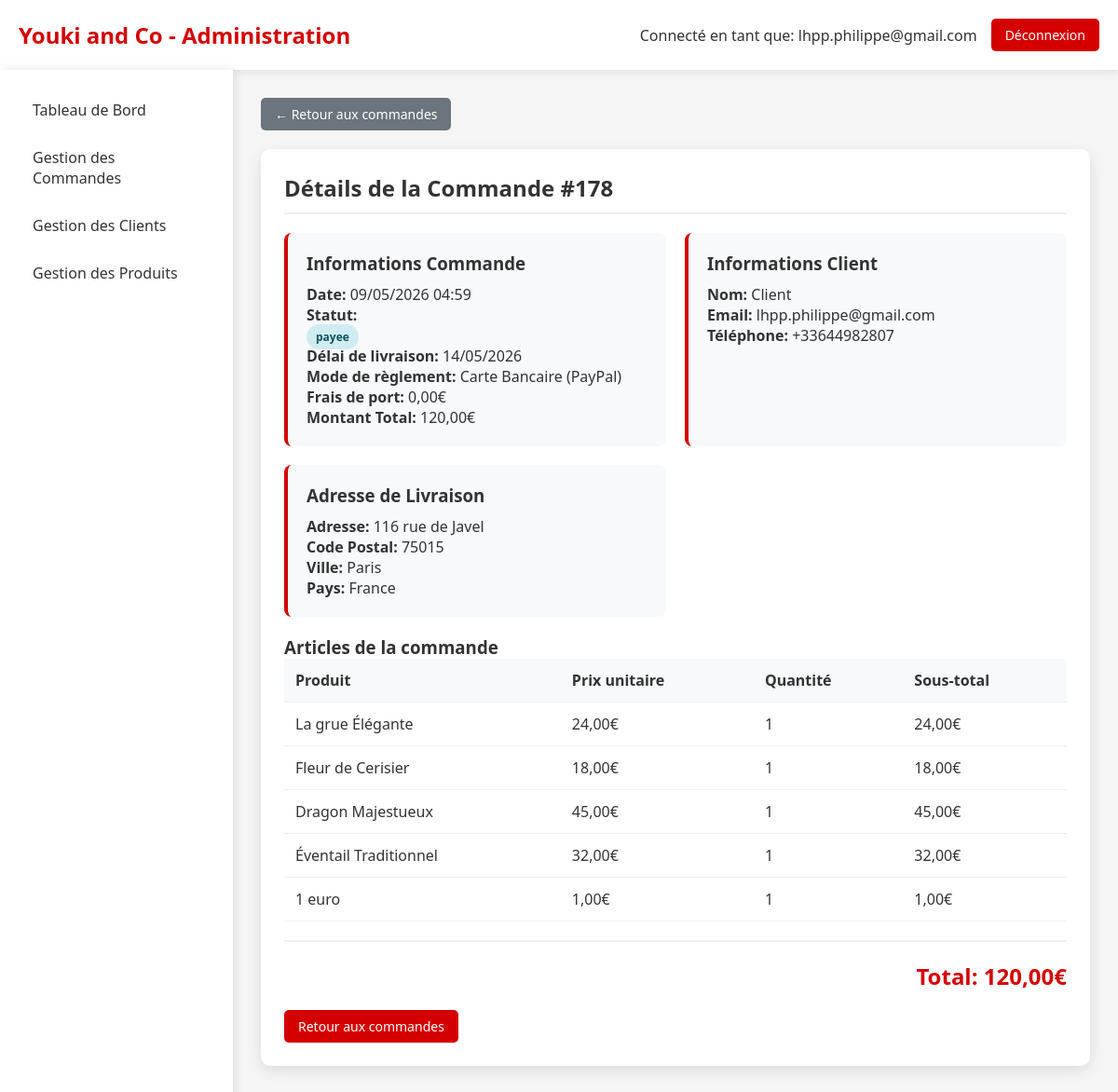
Page /admin_commande_detail.php?id=178 (signed in) on the committed database.
### tables this page shows
CREATE TABLE `Commande` (
  `idCommande` bigint NOT NULL,
  `idClient` bigint NOT NULL,
  `idAdresseLivraison` bigint NOT NULL,
  `idAdresseFacturation` bigint DEFAULT NULL,
  `dateCommande` datetime NOT NULL,
  `modeReglement` varchar(200) NOT NULL DEFAULT 'CB',
  `delaiLivraison` date NOT NULL,
  `fraisDePort` double NOT NULL,
  `montantTotal` double NOT NULL,
  `statut` varchar(20) NOT NULL DEFAULT 'en_attente',
  `statut_paiement` enum('en_attente','payee','echec','annulee','rembourse') DEFAULT 'en_attente',
  `idPaiement` int DEFAULT NULL
);

CREATE TABLE `Client` (
  `idClient` bigint NOT NULL,
  `email` varchar(50) NOT NULL,
  `motDePasse` varchar(1000) DEFAULT NULL,
  `nom` varchar(50) NOT NULL,
  `prenom` varchar(50) NOT NULL,
  `telephone` varchar(20) DEFAULT NULL,
  `email_confirme` tinyint(1) DEFAULT '0',
  `token_confirmation` varchar(64) DEFAULT NULL,
  `token_expires` datetime DEFAULT NULL,
  `type` enum('temporaire','permanent') DEFAULT 'temporaire',
  `date_creation` datetime DEFAULT CURRENT_TIMESTAMP,
  `session_id` varchar(128) DEFAULT NULL
);

CREATE TABLE `Adresse` (
  `idAdresse` bigint NOT NULL,
  `idClient` bigint NOT NULL,
  `nom` varchar(50) NOT NULL,
  `prenom` varchar(50) NOT NULL,
  `adresse` varchar(50) NOT NULL,
  `codePostal` varchar(50) NOT NULL,
  `ville` varchar(50) NOT NULL,
  `pays` varchar(50) NOT NULL,
  `telephone` varchar(50) NOT NULL,
  `instructions` varchar(255) DEFAULT NULL,
  `societe` varchar(50) DEFAULT NULL,
  `type` varchar(20) DEFAULT 'livraison',
  `dateCreation` datetime DEFAULT CURRENT_TIMESTAMP
);

CREATE TABLE `LigneCommande` (
  `idLigneCommande` bigint NOT NULL,
  `idCommande` bigint NOT NULL,
  `idOrigami` bigint NOT NULL,
  `quantite` int NOT NULL,
  `prixUnitaire` double NOT NULL
);

CREATE TABLE `Origami` (
  `idOrigami` bigint NOT NULL,
  `nom` varchar(50) NOT NULL,
  `description` varchar(300) NOT NULL,
  `photo` varchar(300) NOT NULL,
  `prixHorsTaxe` double NOT NULL,
  `date_modification` datetime DEFAULT NULL,
  `niveau_difficulte` varchar(50) DEFAULT NULL,
  `visible` tinyint(1) DEFAULT '1'
);

### admin_commande_detail.php (the view, shortened to what this page needs)
<?php
require_once 'config.php';
$idCommande = $_GET['id'];
try {
    $pdo = new PDO("mysql:host=$host;dbname=$dbname;charset=utf8", $username, $password);
    $pdo->setAttribute(PDO::ATTR_ERRMODE, PDO::ERRMODE_EXCEPTION);
    $stmt = $pdo->prepare("
        SELECT
            c.*,
            cl.nom,
            cl.prenom,
            cl.email,
            a.adresse,
            a.codePostal,
            a.ville,
            a.pays,
            a.telephone
        FROM Commande c
        JOIN Client cl ON c.idClient = cl.idClient
        JOIN Adresse a ON c.idAdresseLivraison = a.idAdresse
        WHERE c.idCommande = ?
    ");
    $stmt->execute([$idCommande]);
    $commande = $stmt->fetch(PDO::FETCH_ASSOC);
    $stmt = $pdo->prepare("
        SELECT lc.*, o.nom as produit_nom, o.prixHorsTaxe as produit_prix
        FROM LigneCommande lc
        JOIN Origami o ON lc.idOrigami = o.idOrigami
        WHERE lc.idCommande = ?
    ");
    $stmt->execute([$idCommande]);
    $lignesCommande = $stmt->fetchAll(PDO::FETCH_ASSOC);
} catch (PDOException $e) {
    die("Erreur de connexion à la base de données: " . $e->getMessage());
}
?>
<!DOCTYPE html>
<html lang="fr">
<head>
</head>
<body>
    <div class="header">
        <div class="logo">
            <h1>Youki and Co - Administration</h1>
        </div>
        <div class="admin-info">
            <span>Connecté en tant que: <?= htmlspecialchars($_SESSION['admin_email']) ?></span>
            <a href="?logout=1" class="btn-logout">Déconnexion</a>
        </div>
    </div>
    <div class="container">
        <div class="sidebar">
            <a href="admin_dashboard.php" class="nav-item">Tableau de Bord</a>
            <a href="admin_commandes.php" class="nav-item">Gestion des Commandes</a>
            <a href="admin_clients.php" class="nav-item">Gestion des Clients</a>
            <a href="admin_produits.php" class="nav-item">Gestion des Produits</a>
        </div>
        <div class="main-content">
            <a href="admin_commandes.php" class="btn-back">← Retour aux commandes</a>
            <div class="section">
                <h2>Détails de la Commande #<?= $commande['idCommande'] ?></h2>
                <div class="info-grid">
                    <div class="info-card">
                        <h3>Informations Commande</h3>
                        <p><strong>Date:</strong> <?= date('d/m/Y H:i', strtotime($commande['dateCommande'])) ?></p>
                        <p><strong>Statut:</strong>
                            <span class="status-badge status-<?= $commande['statut'] ?>"
                                  onclick="changerStatut('<?= $commande['statut'] ?>')"
                                  title="Cliquez pour changer le statut">
                                <?= $commande['statut'] ?>
                            </span>
                        </p>
                        <p><strong>Délai de livraison:</strong> <?= date('d/m/Y', strtotime($commande['delaiLivraison'])) ?></p>
                        <p><strong>Mode de règlement:</strong> <?= htmlspecialchars($commande['modeReglement']) ?></p>
                        <p><strong>Frais de port:</strong> <?= number_format($commande['fraisDePort'], 2, ',', ' ') ?>€</p>
                        <p><strong>Montant Total:</strong> <?= number_format($commande['montantTotal'], 2, ',', ' ') ?>€</p>
                    </div>
                    <div class="info-card">
                        <h3>Informations Client</h3>
                        <p><strong>Nom:</strong> <?= htmlspecialchars($commande['prenom'] . ' ' . $commande['nom']) ?></p>
                        <p><strong>Email:</strong> <?= htmlspecialchars($commande['email']) ?></p>
                        <p><strong>Téléphone:</strong> <?= htmlspecialchars($commande['telephone']) ?></p>
                    </div>
                    <div class="info-card">
                        <h3>Adresse de Livraison</h3>
                        <p><strong>Adresse:</strong> <?= htmlspecialchars($commande['adresse']) ?></p>
                        <p><strong>Code Postal:</strong> <?= htmlspecialchars($commande['codePostal']) ?></p>
                        <p><strong>Ville:</strong> <?= htmlspecialchars($commande['ville']) ?></p>
                        <p><strong>Pays:</strong> <?= htmlspecialchars($commande['pays']) ?></p>
                    </div>
                </div>
                <h3>Articles de la commande</h3>
                <table>
                    <thead>
                        <tr>
                            <th>Produit</th>
                            <th>Prix unitaire</th>
                            <th>Quantité</th>
                            <th>Sous-total</th>
                        </tr>
                    </thead>
                    <tbody>
                        <?php foreach ($lignesCommande as $ligne): ?>
                        <tr>
                            <td><?= htmlspecialchars($ligne['produit_nom']) ?></td>
                            <td><?= number_format($ligne['prixUnitaire'], 2, ',', ' ') ?>€</td>
                            <td><?= $ligne['quantite'] ?></td>
                            <td><?= number_format($ligne['prixUnitaire'] * $ligne['quantite'], 2, ',', ' ') ?>€</td>
                        </tr>
                        <?php endforeach; ?>
                    </tbody>
                </table>
                <div class="montant-total">
                    Total: <?= number_format($commande['montantTotal'], 2, ',', ' ') ?>€
                </div>
                <div style="margin-top: 20px;">
                    <a href="admin_commandes.php" class="btn-action">Retour aux commandes</a>
                </div>
            </div>
        </div>
    </div>
</body>
</html>

### admin_commande_detail.php (style rules this page uses)
* { margin: 0; padding: 0; box-sizing: border-box; }
body { font-family: 'Segoe UI', Tahoma, Geneva, Verdana, sans-serif; background: #f5f5f5; color: #333; }
.header { background: white; padding: 20px; box-shadow: 0 2px 10px rgba(0,0,0,0.1); display: flex; justify-content: space-between; align-items: center; }
.logo h1 { color: #d40000; font-size: 24px; }
.admin-info { display: flex; align-items: center; gap: 15px; }
.btn-logout { background: #d40000; color: white; padding: 8px 15px; text-decoration: none; border-radius: 5px; font-size: 14px; }
.container { display: flex; min-height: calc(100vh - 80px); }
.sidebar { width: 250px; background: white; padding: 20px; box-shadow: 2px 0 10px rgba(0,0,0,0.1); }
.nav-item { display: block; padding: 12px 15px; color: #333; text-decoration: none; border-radius: 5px; margin-bottom: 5px; transition: background 0.3s; }
.main-content { flex: 1; padding: 30px; }
.section { background: white; padding: 25px; border-radius: 10px; box-shadow: 0 5px 15px rgba(0,0,0,0.1); margin-bottom: 20px; }
.section h2 { margin-bottom: 20px; color: #333; border-bottom: 2px solid #f0f0f0; padding-bottom: 10px; }
table { width: 100%; border-collapse: collapse; }
th, td { padding: 12px; text-align: left; border-bottom: 1px solid #eee; }
th { background: #f8f9fa; font-weight: 600; }
.status-badge { padding: 5px 10px; border-radius: 15px; font-size: 12px; font-weight: bold; cursor: pointer; transition: all 0.3s; }
.status-payee { background: #d1ecf1; color: #0c5460; }
.btn-action { padding: 8px 15px; background: #d40000; color: white; text-decoration: none; border-radius: 5px; font-size: 14px; margin-right: 10px; display: inline-block; }
.btn-back { padding: 8px 15px; background: #6c757d; color: white; text-decoration: none; border-radius: 5px; font-size: 14px; display: inline-block; margin-bottom: 20px; }
.info-grid { display: grid; grid-template-columns: repeat(auto-fit, minmax(300px, 1fr)); gap: 20px; margin-bottom: 20px; }
.info-card { background: #f8f9fa; padding: 20px; border-radius: 8px; border-left: 4px solid #d40000; }
.info-card h3 { margin-bottom: 10px; color: #333; }
.montant-total { font-size: 24px; font-weight: bold; color: #d40000; text-align: right; margin-top: 20px; padding-top: 20px; border-top: 2px solid #f0f0f0; }

### rows in the picture
commande: idCommande "178", dateCommande "09/05/2026 04:59", statut "payee", delaiLivraison "14/05/2026", modeReglement "Carte Bancaire (PayPal)", fraisDePort "0,00", montantTotal "120,00", idClient.nom "Client", idClient.email "lhpp.philippe@gmail.com", idAdresseFacturation.telephone "+33644982807", idAdresseFacturation.adresse "116 rue de Javel", idAdresseFacturation.codePostal "75015", idAdresseFacturation.ville "Paris", idAdresseFacturation.pays "France"
lignecommande: idOrigami.nom "La grue Élégante", prixUnitaire "24,00", quantite "1", $ligne['prixUnitaire'] * $ligne['quantite'] "24,00"
lignecommande: idOrigami.nom "Fleur de Cerisier", prixUnitaire "18,00", quantite "1", $ligne['prixUnitaire'] * $ligne['quantite'] "18,00"
lignecommande: idOrigami.nom "Dragon Majestueux", prixUnitaire "45,00", quantite "1", $ligne['prixUnitaire'] * $ligne['quantite'] "45,00"
lignecommande: idOrigami.nom "Éventail Traditionnel", prixUnitaire "32,00", quantite "1", $ligne['prixUnitaire'] * $ligne['quantite'] "32,00"
lignecommande: idOrigami.nom "1 euro", prixUnitaire "1,00", quantite "1", $ligne['prixUnitaire'] * $ligne['quantite'] "1,00"

### other values in the picture
$_SESSION['admin_email'] "lhpp.philippe@gmail.com"
